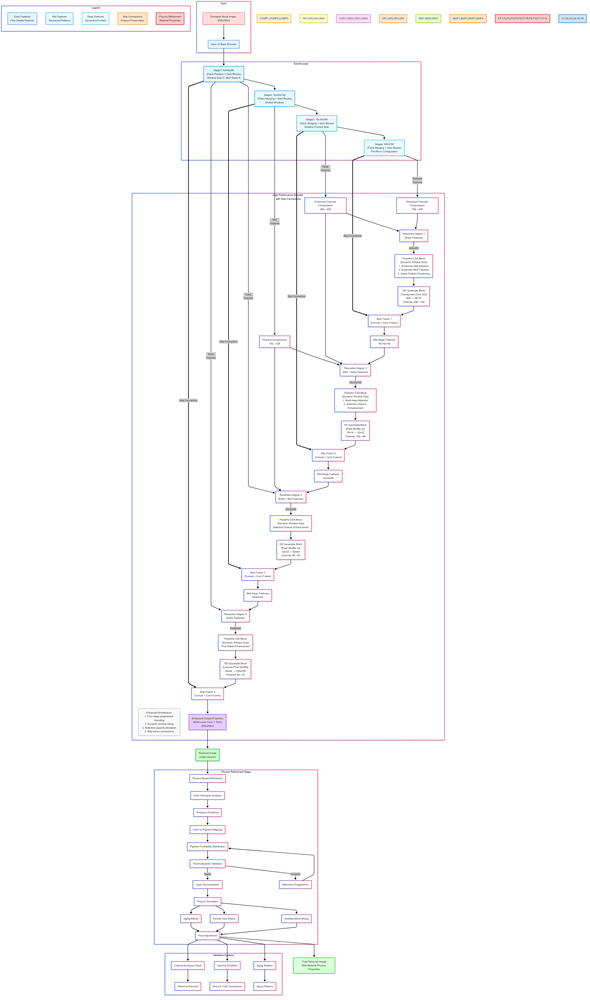
#> input picture Images/HP_Workflow.png, 590 x 1000 px, shrunk from 2267 x 3840 before the run, found by its file name; its folder holds only this picture in this run
$ python build_damaged.py
#> lines starting #> are read from the running program, lines starting #| are printed output that depends on the picture; after the words box and inside, x2 and y2 are one past the last pixel; in counts of white or black regions, pixels touching at a corner belong together
import os
from PIL import Image
import numpy as np
from tqdm import tqdm

# 原始路径
root_dir = "/Users/yushen/Desktop/Mural512_processed"
split_dirs = ['train', 'val', 'test']

# 输出路径
output_root = "/Users/yushen/Desktop/Mural512"

# 创建输出文件夹
for split in split_dirs:
    os.makedirs(os.path.join(output_root, split, 'damaged'), exist_ok=True)
    os.makedirs(os.path.join(output_root, split, 'ground_truth'), exist_ok=True)

def get_image_mask_pairs(split_dir):
    """获取每个split目录下的image和mask文件对"""
#> called with split_dir = 'train'
    image_dir = os.path.join(root_dir, split_dir, 'images')
    mask_dir = os.path.join(root_dir, split_dir, 'masks')
    image_filenames = [f for f in os.listdir(image_dir) if f.endswith('.png')]

    image_mask_pairs = []
    for filename in image_filenames:
        img_path = os.path.join(image_dir, filename)
        mask_path = os.path.join(mask_dir, filename)

        if os.path.exists(mask_path):
            image_mask_pairs.append((img_path, mask_path))

    return image_mask_pairs

# 获取各个split目录下的图片-标签对
for split in split_dirs:
    image_mask_pairs = get_image_mask_pairs(split)

    def generate_damaged_image(image_path, mask_path):
        image = Image.open(image_path).convert("RGB")
        mask = Image.open(mask_path).convert("L")

        image_np = np.array(image)
        mask_np = np.array(mask)
        mask_bin = (mask_np > 10).astype(np.uint8)[:, :, None]  # 转为 3通道广播用
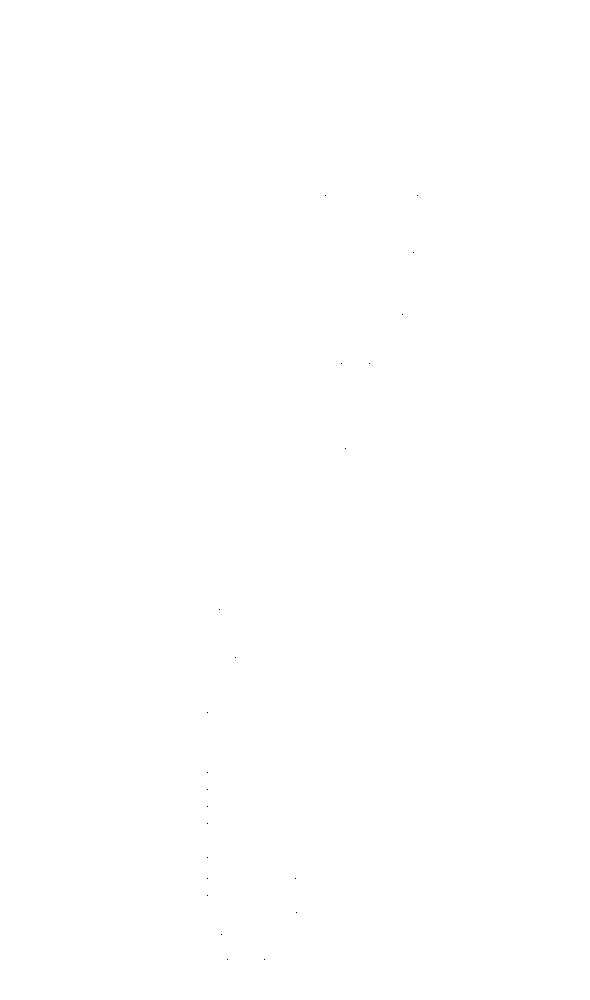
#> mask_bin: shape (1000, 590, 1); values 0 (black) and 1 (white), 100% white; black in thin lines or dots, all inside (x1, y1, x2, y2) = (207, 195, 418, 960)
        damaged_np = image_np * (1 - mask_bin)

        return image_np, damaged_np

    # 执行处理
    for img_path, mask_path in tqdm(image_mask_pairs, desc=f"Generating {split} set"):
        gt_np, damaged_np = generate_damaged_image(img_path, mask_path)

        # 保存图像
        filename = os.path.basename(img_path)
        Image.fromarray(gt_np).save(os.path.join(output_root, split, 'ground_truth', filename))
        Image.fromarray(damaged_np.astype(np.uint8)).save(os.path.join(output_root, split, 'damaged', filename))

print("✅ Dataset generation complete.")
